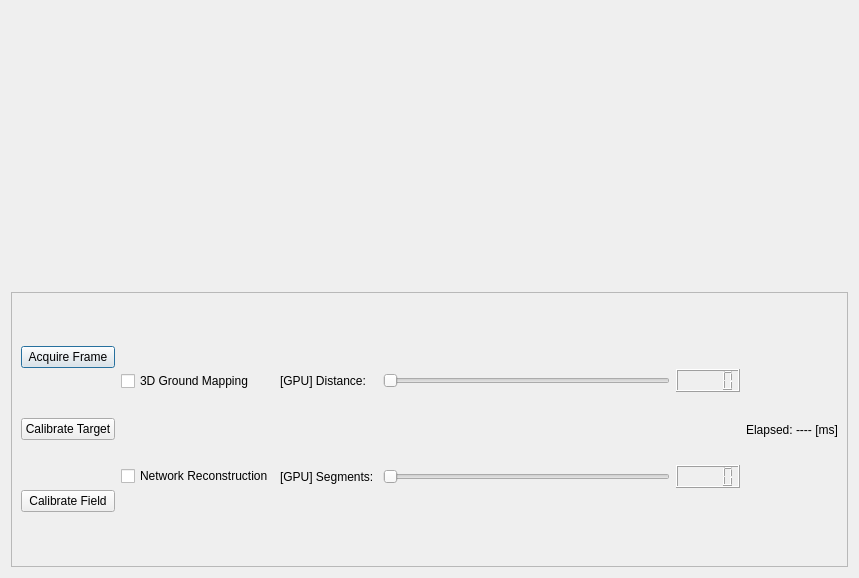
<?xml version="1.0" encoding="UTF-8"?>
<ui version="4.0">
 <class>UICalibrationDisplay</class>
 <widget class="QDialog" name="UICalibrationDisplay">
  <property name="geometry">
   <rect>
    <x>0</x>
    <y>0</y>
    <width>859</width>
    <height>578</height>
   </rect>
  </property>
  <property name="windowTitle">
   <string>Tracker RT Calibrator</string>
  </property>
  <layout class="QGridLayout" name="gridLayout">
   <item row="1" column="0">
    <widget class="QFrame" name="frame_2">
     <property name="frameShape">
      <enum>QFrame::StyledPanel</enum>
     </property>
     <property name="frameShadow">
      <enum>QFrame::Raised</enum>
     </property>
     <layout class="QHBoxLayout" name="horizontalLayout">
      <item>
       <layout class="QVBoxLayout" name="verticalLayout">
        <item>
         <widget class="QPushButton" name="btnAcquireFrame">
          <property name="text">
           <string>Acquire Frame</string>
          </property>
         </widget>
        </item>
        <item>
         <widget class="QPushButton" name="btnCalibTgt">
          <property name="text">
           <string>Calibrate Target</string>
          </property>
         </widget>
        </item>
        <item>
         <widget class="QPushButton" name="btnCalibField">
          <property name="text">
           <string>Calibrate Field</string>
          </property>
         </widget>
        </item>
       </layout>
      </item>
      <item>
       <layout class="QVBoxLayout" name="verticalLayout_2">
        <item>
         <widget class="QCheckBox" name="checkBox">
          <property name="text">
           <string>3D Ground Mapping</string>
          </property>
         </widget>
        </item>
        <item>
         <widget class="QCheckBox" name="checkBox_2">
          <property name="text">
           <string>Network Reconstruction</string>
          </property>
         </widget>
        </item>
       </layout>
      </item>
      <item>
       <layout class="QGridLayout" name="gridLayout_2">
        <item row="1" column="0">
         <widget class="QLabel" name="label">
          <property name="text">
           <string>[GPU] Segments: </string>
          </property>
         </widget>
        </item>
        <item row="0" column="0">
         <widget class="QLabel" name="label_2">
          <property name="text">
           <string>[GPU] Distance: </string>
          </property>
         </widget>
        </item>
        <item row="0" column="1">
         <widget class="QSlider" name="gpuSegmentsSlider">
          <property name="minimum">
           <number>1</number>
          </property>
          <property name="maximum">
           <number>30</number>
          </property>
          <property name="orientation">
           <enum>Qt::Horizontal</enum>
          </property>
         </widget>
        </item>
        <item row="1" column="1">
         <widget class="QSlider" name="gpuDistanceSlider">
          <property name="minimum">
           <number>1</number>
          </property>
          <property name="maximum">
           <number>1024</number>
          </property>
          <property name="orientation">
           <enum>Qt::Horizontal</enum>
          </property>
         </widget>
        </item>
        <item row="0" column="2">
         <widget class="QLCDNumber" name="lcdGPUSegments"/>
        </item>
        <item row="1" column="2">
         <widget class="QLCDNumber" name="lcdGPUDistance">
          <property name="font">
           <font>
            <weight>50</weight>
            <bold>false</bold>
            <kerning>true</kerning>
           </font>
          </property>
          <property name="autoFillBackground">
           <bool>false</bool>
          </property>
         </widget>
        </item>
       </layout>
      </item>
      <item>
       <layout class="QVBoxLayout" name="verticalLayout_3">
        <item>
         <widget class="QLabel" name="label_3">
          <property name="text">
           <string>Elapsed: ---- [ms]</string>
          </property>
         </widget>
        </item>
       </layout>
      </item>
     </layout>
    </widget>
   </item>
   <item row="0" column="0">
    <widget class="UIStereoDisplay" name="widget" native="true"/>
   </item>
  </layout>
 </widget>
 <customwidgets>
  <customwidget>
   <class>UIStereoDisplay</class>
   <extends>QWidget</extends>
   <header location="global">UIStereoDisplay.h</header>
   <container>1</container>
  </customwidget>
 </customwidgets>
 <resources/>
 <connections>
  <connection>
   <sender>gpuSegmentsSlider</sender>
   <signal>valueChanged(int)</signal>
   <receiver>lcdGPUSegments</receiver>
   <slot>display(int)</slot>
   <hints>
    <hint type="sourcelabel">
     <x>493</x>
     <y>510</y>
    </hint>
    <hint type="destinationlabel">
     <x>554</x>
     <y>515</y>
    </hint>
   </hints>
  </connection>
  <connection>
   <sender>gpuDistanceSlider</sender>
   <signal>valueChanged(int)</signal>
   <receiver>lcdGPUDistance</receiver>
   <slot>display(int)</slot>
   <hints>
    <hint type="sourcelabel">
     <x>495</x>
     <y>542</y>
    </hint>
    <hint type="destinationlabel">
     <x>553</x>
     <y>543</y>
    </hint>
   </hints>
  </connection>
 </connections>
</ui>
